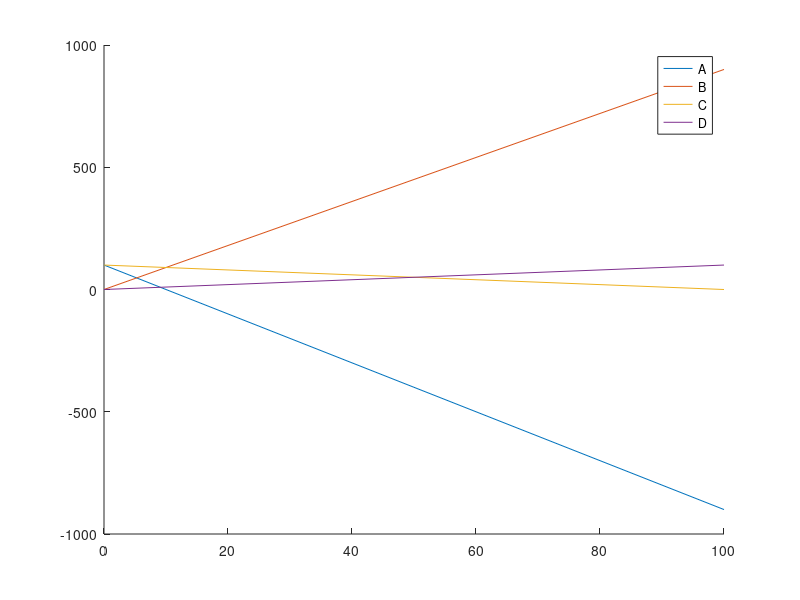

Write MATLAB code to recreate this figure.
%Kyle Mitra

k1 = 10;
k2 = 1;
Ao = 100;
Bo = 0;
Co = 100;
Do = 0;
t = linspace(0,100,5);

A = Ao-k1*t;
B = (Bo+k1*t)-(Bo+k2*t);
C = Co-k2*t;
D = Do+k2*t;

hold on
plot(t,A)
plot(t,B)
plot(t,C)
plot(t,D)
hold off
legend('A','B','C','D')